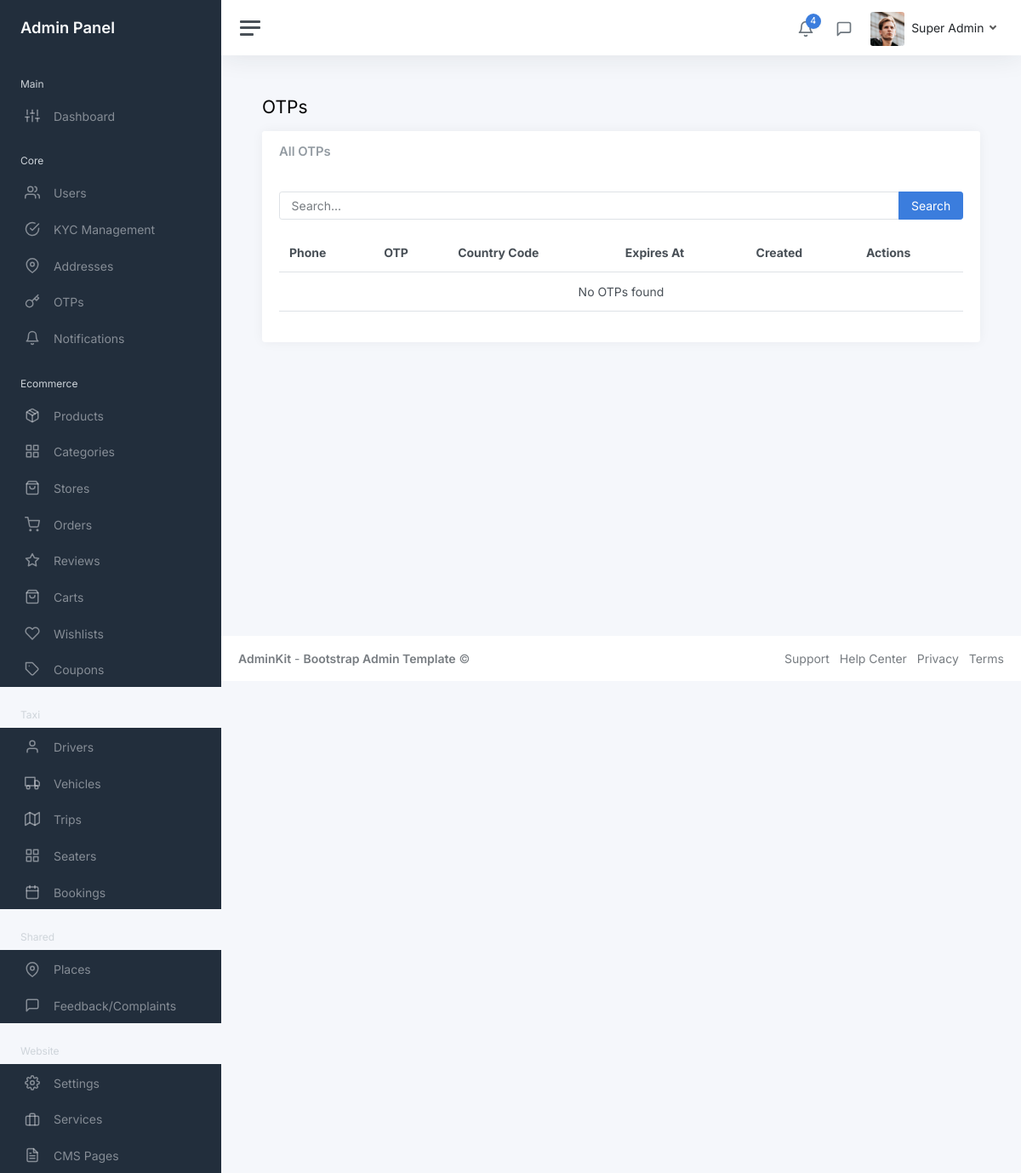
Before: /myadmin/core/otps/ (signed in) with the older database file.
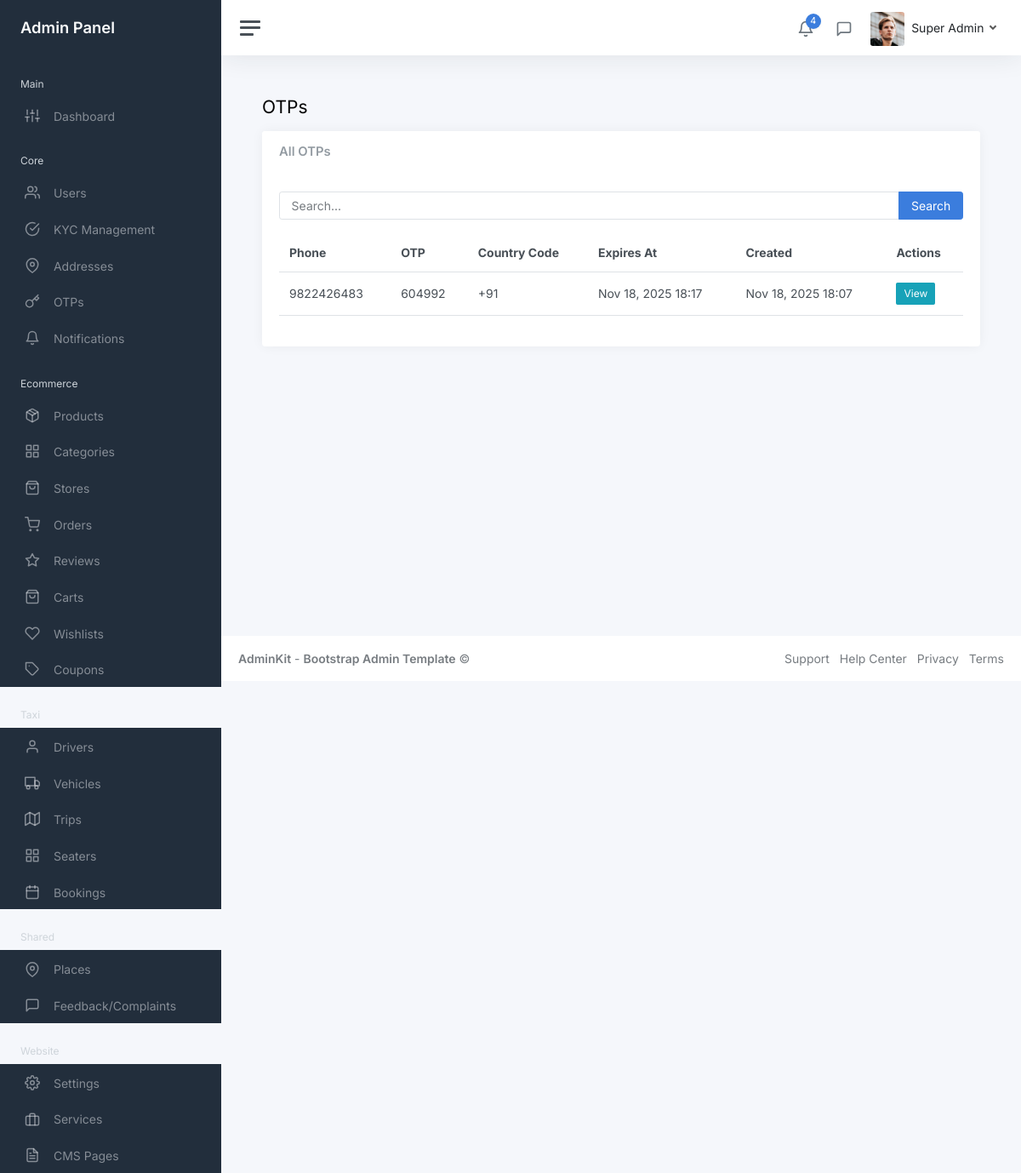
After: the same page with the newer database file.
### core/models.py (models this page shows, shortened)
class User(AbstractUser):
    COUNTRY_CODE_CHOICES = [
        ('+977', '+977'),
        ('+91', '+91'),
    ]
    COUNTRY_CHOICES = [
        ('Nepal', 'Nepal'),
        ('India', 'India'),
    ]
    phone = models.CharField(max_length=15, unique=True)
    name = models.CharField(max_length=100)
    email = models.EmailField(blank=True, null=True)
    country_code = models.CharField(max_length=5, choices=COUNTRY_CODE_CHOICES, default='+977')
    country = models.CharField(max_length=10, choices=COUNTRY_CHOICES, default='Nepal')
    fcm_token = models.CharField(max_length=255, blank=True, null=True)
    profile_picture = models.ImageField(upload_to='profile_pictures/', blank=True, null=True)
    national_id = models.CharField(max_length=50, blank=True, null=True, help_text='National ID number')
    national_id_document = models.ImageField(upload_to='kyc_documents/', blank=True, null=True, help_text='National ID document image')
    pan_no = models.CharField(max_length=20, blank=True, null=True, help_text='PAN (Permanent Account Number)')
    pan_document = models.ImageField(upload_to='kyc_documents/', blank=True, null=True, help_text='PAN document image')
    is_kyc_verified = models.BooleanField(default=False, help_text='Whether KYC has been verified by admin')
    kyc_submitted_at = models.DateTimeField(blank=True, null=True, help_text='When user submitted KYC information')
    kyc_verified_at = models.DateTimeField(blank=True, null=True, help_text='When KYC was verified by admin')
    kyc_rejected_at = models.DateTimeField(blank=True, null=True, help_text='When KYC was rejected by admin')
    kyc_rejection_reason = models.TextField(blank=True, null=True, help_text='Reason for KYC rejection')
    created_at = models.DateTimeField(auto_now_add=True)
    updated_at = models.DateTimeField(auto_now=True)
    first_name = None
    last_name = None
    objects = UserManager()
    USERNAME_FIELD = 'phone'
    REQUIRED_FIELDS = ['name']
    class Meta:
        ordering = ['-created_at']

class Otp(models.Model):
    phone = models.CharField(max_length=15)
    otp = models.CharField(max_length=6)
    country_code = models.CharField(max_length=5, choices=User.COUNTRY_CODE_CHOICES)
    expires_at = models.DateTimeField()
    created_at = models.DateTimeField(auto_now_add=True)
    class Meta:
        ordering = ['-created_at']
        indexes = [
            models.Index(fields=['phone']),
        ]

### myadmin/views/core/otp_views.py (the view)
# urls.py: path('otps/', otp_views.OtpListView.as_view(), name='otp_list'),
class OtpListView(StaffRequiredMixin, ListView):
    model = Otp
    template_name = 'admin/core/otp_list.html'
    context_object_name = 'otps'
    paginate_by = 20
    def get_queryset(self):
        queryset = Otp.objects.all().order_by('-created_at')
        search = self.request.GET.get('search')
        if search:
            queryset = queryset.filter(phone__icontains=search)
        return queryset
    def get_context_data(self, **kwargs):
        context = super().get_context_data(**kwargs)
        context['search'] = self.request.GET.get('search', '')
        return context

### myadmin/mixins.py (called while the page is built)
    def test_func(self):
        return self.request.user.is_staff

### myadmin/templates/admin/core/otp_list.html (shortened to what this page needs)
{% extends 'admin/layouts/base.html' %}
{% block content %}
<div class="container-fluid p-0">
    <div class="mb-3"><h1 class="h3 d-inline align-middle">OTPs</h1></div>
    <div class="row"><div class="col-12"><div class="card"><div class="card-header"><h5 class="card-title mb-0">All OTPs</h5></div><div class="card-body">
        <form method="get" class="mb-3"><div class="input-group"><input type="text" class="form-control" name="search" placeholder="Search..." value="{{ search }}"><button class="btn btn-primary" type="submit">Search</button></div></form>
        <table class="table table-hover"><thead><tr><th>Phone</th><th>OTP</th><th>Country Code</th><th>Expires At</th><th>Created</th><th>Actions</th></tr></thead><tbody>
            {% for otp in otps %}<tr><td>{{ otp.phone }}</td><td>{{ otp.otp }}</td><td>{{ otp.country_code }}</td><td>{{ otp.expires_at|date:"M d, Y H:i" }}</td><td>{{ otp.created_at|date:"M d, Y H:i" }}</td><td><a href="{% url 'myadmin:core:otp_detail' otp.pk %}" class="btn btn-sm btn-info">View</a></td></tr>{% empty %}<tr><td colspan="6" class="text-center">No OTPs found</td></tr>{% endfor %}
        </tbody></table>
    </div></div></div></div>
</div>
{% endblock %}

### templates/admin/layouts/base.html (shortened to what this page needs)
{% load static %}
<!DOCTYPE html>
<html lang="en">
  <head>
    <link href="{% static 'myadmin/css/app.css' %}" rel="stylesheet" />
  </head>
  <body>
    <div class="wrapper">
      {% include 'admin/layouts/sidebar.html' %}
      <div class="main">
        {% include 'admin/layouts/header.html' %}
        <main class="content">
          {% block content %}{% endblock %}
        </main>
        {% include 'admin/layouts/footer.html' %}
      </div>
    </div>
  </body>
</html>

### templates/admin/layouts/sidebar.html
{% load static %}
<nav id="sidebar" class="sidebar js-sidebar">
    <div class="sidebar-content js-simplebar">
        <a class="sidebar-brand" href="{% url 'myadmin:dashboard' %}"><span class="align-middle">Admin Panel</span></a>
        <ul class="sidebar-nav">
            <li class="sidebar-header">Main</li>
            <li class="sidebar-item">
                <a class="sidebar-link" href="{% url 'myadmin:dashboard' %}">
                    <i class="align-middle" data-feather="sliders"></i> <span class="align-middle">Dashboard</span>
                </a>
            </li>
            <li class="sidebar-header">Core</li>
            <li class="sidebar-item">
                <a class="sidebar-link" href="{% url 'myadmin:core:user_list' %}">
                    <i class="align-middle" data-feather="users"></i> <span class="align-middle">Users</span>
                </a>
            </li>
            <li class="sidebar-item">
                <a class="sidebar-link" href="{% url 'myadmin:core:kyc_list' %}">
                    <i class="align-middle" data-feather="check-circle"></i> <span class="align-middle">KYC Management</span>
                </a>
            </li>
            <li class="sidebar-item">
                <a class="sidebar-link" href="{% url 'myadmin:core:address_list' %}">
                    <i class="align-middle" data-feather="map-pin"></i> <span class="align-middle">Addresses</span>
                </a>
            </li>
            <li class="sidebar-item">
                <a class="sidebar-link" href="{% url 'myadmin:core:otp_list' %}">
                    <i class="align-middle" data-feather="key"></i> <span class="align-middle">OTPs</span>
                </a>
            </li>
            <li class="sidebar-item">
                <a class="sidebar-link" href="{% url 'myadmin:core:notification_list' %}">
                    <i class="align-middle" data-feather="bell"></i> <span class="align-middle">Notifications</span>
                </a>
            </li>
            <li class="sidebar-header">Ecommerce</li>
            <li class="sidebar-item">
                <a class="sidebar-link" href="{% url 'myadmin:ecommerce:product_list' %}">
                    <i class="align-middle" data-feather="package"></i> <span class="align-middle">Products</span>
                </a>
            </li>
            <li class="sidebar-item">
                <a class="sidebar-link" href="{% url 'myadmin:ecommerce:category_list' %}">
                    <i class="align-middle" data-feather="grid"></i> <span class="align-middle">Categories</span>
                </a>
            </li>
            <li class="sidebar-item">
                <a class="sidebar-link" href="{% url 'myadmin:ecommerce:store_list' %}">
                    <i class="align-middle" data-feather="shopping-bag"></i> <span class="align-middle">Stores</span>
                </a>
            </li>
            <li class="sidebar-item">
                <a class="sidebar-link" href="{% url 'myadmin:ecommerce:order_list' %}">
                    <i class="align-middle" data-feather="shopping-cart"></i> <span class="align-middle">Orders</span>
                </a>
            </li>
            <li class="sidebar-item">
                <a class="sidebar-link" href="{% url 'myadmin:ecommerce:review_list' %}">
                    <i class="align-middle" data-feather="star"></i> <span class="align-middle">Reviews</span>
                </a>
            </li>
            <li class="sidebar-item">
                <a class="sidebar-link" href="{% url 'myadmin:ecommerce:cart_list' %}">
                    <i class="align-middle" data-feather="shopping-bag"></i> <span class="align-middle">Carts</span>
                </a>
            </li>
            <li class="sidebar-item">
                <a class="sidebar-link" href="{% url 'myadmin:ecommerce:wishlist_list' %}">
                    <i class="align-middle" data-feather="heart"></i> <span class="align-middle">Wishlists</span>
                </a>
            </li>
            <li class="sidebar-item">
                <a class="sidebar-link" href="{% url 'myadmin:ecommerce:coupon_list' %}">
                    <i class="align-middle" data-feather="tag"></i> <span class="align-middle">Coupons</span>
                </a>
            </li>
            <li class="sidebar-header">Taxi</li>
            <li class="sidebar-item">
                <a class="sidebar-link" href="{% url 'myadmin:taxi:driver_list' %}">
                    <i class="align-middle" data-feather="user"></i> <span class="align-middle">Drivers</span>
                </a>
            </li>
            <li class="sidebar-item">
                <a class="sidebar-link" href="{% url 'myadmin:taxi:vehicle_list' %}">
                    <i class="align-middle" data-feather="truck"></i> <span class="align-middle">Vehicles</span>
                </a>
            </li>
            <li class="sidebar-item">
                <a class="sidebar-link" href="{% url 'myadmin:taxi:trip_list' %}">
                    <i class="align-middle" data-feather="map"></i> <span class="align-middle">Trips</span>
                </a>
            </li>
            <li class="sidebar-item">
                <a class="sidebar-link" href="{% url 'myadmin:taxi:seater_list' %}">
                    <i class="align-middle" data-feather="grid"></i> <span class="align-middle">Seaters</span>
                </a>
            </li>
            <li class="sidebar-item">
                <a class="sidebar-link" href="{% url 'myadmin:taxi:booking_list' %}">
                    <i class="align-middle" data-feather="calendar"></i> <span class="align-middle">Bookings</span>
                </a>
            </li>
            <li class="sidebar-header">Shared</li>
            <li class="sidebar-item">
                <a class="sidebar-link" href="{% url 'myadmin:shared:place_list' %}">
                    <i class="align-middle" data-feather="map-pin"></i> <span class="align-middle">Places</span>
                </a>
            </li>
            <li class="sidebar-item">
                <a class="sidebar-link" href="{% url 'myadmin:shared:feedback_list' %}">
                    <i class="align-middle" data-feather="message-square"></i> <span class="align-middle">Feedback/Complaints</span>
                </a>
            </li>
            <li class="sidebar-header">Website</li>
            <li class="sidebar-item">
                <a class="sidebar-link" href="{% url 'myadmin:website:setting_detail' %}">
                    <i class="align-middle" data-feather="settings"></i> <span class="align-middle">Settings</span>
                </a>
            </li>
            <li class="sidebar-item">
                <a class="sidebar-link" href="{% url 'myadmin:website:service_list' %}">
                    <i class="align-middle" data-feather="briefcase"></i> <span class="align-middle">Services</span>
                </a>
            </li>
            <li class="sidebar-item">
                <a class="sidebar-link" href="{% url 'myadmin:website:cms_list' %}">
                    <i class="align-middle" data-feather="file-text"></i> <span class="align-middle">CMS Pages</span>
                </a>
            </li>
        </ul>
    </div>
</nav>

### templates/admin/layouts/header.html (shortened to what this page needs)
{% load static %}
<nav class="navbar navbar-expand navbar-light navbar-bg">
    <a class="sidebar-toggle js-sidebar-toggle"><i class="hamburger align-self-center"></i></a>
    <div class="navbar-collapse collapse">
      <ul class="navbar-nav navbar-align">
        <li class="nav-item dropdown">
          <a class="nav-icon dropdown-toggle" href="#" id="alertsDropdown" data-bs-toggle="dropdown">
            <div class="position-relative">
              <i class="align-middle" data-feather="bell"></i>
              <span class="indicator">4</span>
            </div>
          </a>
        </li>
        <li class="nav-item dropdown">
          <a class="nav-icon dropdown-toggle" href="#" id="messagesDropdown" data-bs-toggle="dropdown">
            <div class="position-relative">
              <i class="align-middle" data-feather="message-square"></i>
            </div>
          </a>
        </li>
        <li class="nav-item dropdown">
          <a class="nav-link dropdown-toggle d-none d-sm-inline-block" href="#" data-bs-toggle="dropdown">
            {% if user.profile_picture %}
              <img src="{{ user.profile_picture.url }}" class="avatar img-fluid rounded me-1" alt="{{ user.name }}" />
            {% else %}
              <img src="{% static 'myadmin/img/avatars/avatar.jpg' %}" class="avatar img-fluid rounded me-1" alt="{{ user.name }}" />
            {% endif %}
            <span class="text-dark">{{ user.name }}</span>
          </a>
        </li>
      </ul>
    </div>
  </nav>

### templates/admin/layouts/footer.html
<footer class="footer">
    <div class="container-fluid">
        <div class="row text-muted">
            <div class="col-6 text-start">
                <p class="mb-0">
                    <a class="text-muted" href="https://adminkit.io/" target="_blank"><strong>AdminKit</strong></a> - <a class="text-muted" href="https://adminkit.io/" target="_blank"><strong>Bootstrap Admin Template</strong></a>								&copy;
                </p>
            </div>
            <div class="col-6 text-end">
                <ul class="list-inline">
                    <li class="list-inline-item">
                        <a class="text-muted" href="https://adminkit.io/" target="_blank">Support</a>
                    </li>
                    <li class="list-inline-item">
                        <a class="text-muted" href="https://adminkit.io/" target="_blank">Help Center</a>
                    </li>
                    <li class="list-inline-item">
                        <a class="text-muted" href="https://adminkit.io/" target="_blank">Privacy</a>
                    </li>
                    <li class="list-inline-item">
                        <a class="text-muted" href="https://adminkit.io/" target="_blank">Terms</a>
                    </li>
                </ul>
            </div>
        </div>
    </div>
</footer>

Changed rows visible on the page:
added Otp: phone "9822426483", otp "604992", country_code "+91", expires_at "Nov 18, 2025 18:17", created_at "Nov 18, 2025 18:07"
Other visible differences:
text no longer shown: "No OTPs found"
